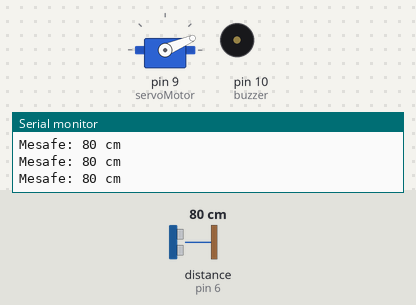
Simulated run of this sketch. Board: Arduino Uno, built with avr-gcc and run on an emulated ATmega328P. Shown: servo, buzzer (waves = sounding, pin HIGH), the last lines printed to the serial monitor. Wiring (inferred from the names in the program): ultrasonic range finder: trigger pin 7; echo pin 6. Inputs (shaded band) come from the test bench; at power-on: distance to the obstacle (sensor on pin 6) 80 cm. The echo pulse lasts 58.3 µs per cm; pins used as bus, display or sensor lines are not drawn.

Above: at 1.28 s.
1.3 s: distance to the obstacle (sensor on pin 6) set to 69 cm
At 1.7 s:
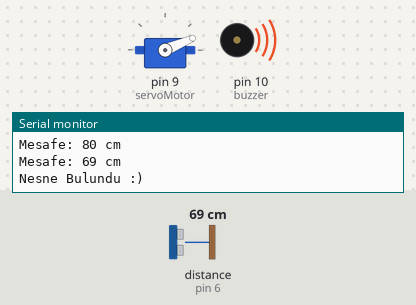
At 3.21 s:
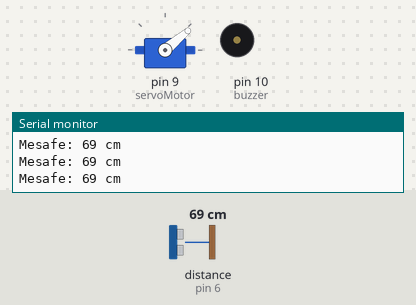
4.3 s: distance to the obstacle (sensor on pin 6) set to 4 cm
At 4.7 s:
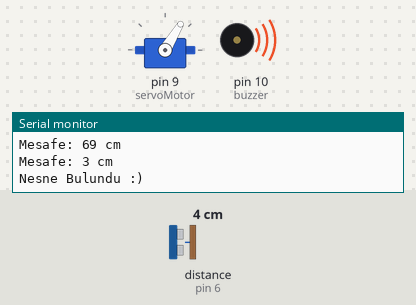
7.3 s: distance to the obstacle (sensor on pin 6) set to 2 cm
13.3 s: distance to the obstacle (sensor on pin 6) set to 299 cm
16.3 s: distance to the obstacle (sensor on pin 6) set to 286 cm
At 16.37 s:
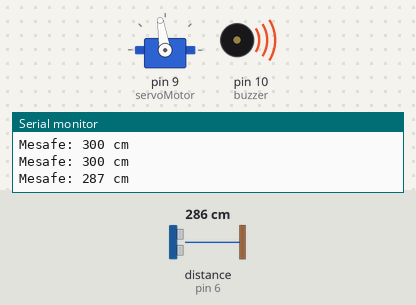
22.3 s: distance to the obstacle (sensor on pin 6) set to 9 cm
Timing chart, 0 to 29.6 s (numbered marks = the images above; inputs shaded):
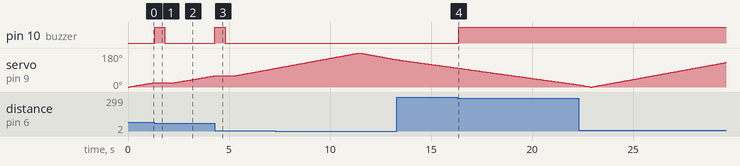

The sketch:

Servo_Ultrasonic.ino
```cpp
#include <Servo.h>
Servo servoMotor;
const int trigPin = 7;
const int echoPin = 6;
const int buzzer = 10;
long mesafe;
long sure;
long deger = 0;

/*
@author: MUSTAFA YALINIZ
*/

void setup() {
  Serial.begin(9600);
  servoMotor.attach(9);
  pinMode(trigPin, OUTPUT);
  pinMode(echoPin, INPUT);
  pinMode(buzzer,OUTPUT);
}

void loop() {

  for (int donus = 0; donus <= 180; donus += 1) {
    servoMotor.write(donus);
    delay(50);
    digitalWrite(trigPin, LOW);
    delayMicroseconds(2);
    digitalWrite(trigPin, HIGH);
    delayMicroseconds(10);
    digitalWrite(trigPin, LOW);
    sure = pulseIn(echoPin, HIGH);
    mesafe = sure / 58.0;

    Serial.print("Mesafe: ");
    Serial.print(mesafe);
    Serial.println(" cm");

    if (mesafe >= deger) {
      deger = mesafe;
      deger = deger - 10;
    }
    if (deger > mesafe) {
      Serial.println("Nesne Bulundu :)");
      digitalWrite(buzzer,HIGH);
      delay(500);
      digitalWrite(buzzer,LOW);
      delay(500);
      deger = mesafe;
    }
  }
  for (int donus = 180; donus >= 0; donus -= 1) {
    servoMotor.write(donus);
    delay(50);
    digitalWrite(trigPin, LOW);
    delayMicroseconds(2);
    digitalWrite(trigPin, HIGH);
    delayMicroseconds(10);
    digitalWrite(trigPin, LOW);
  sure = pulseIn(echoPin, HIGH);

    mesafe = sure / 58.0;

    Serial.print("Mesafe: ");
    Serial.print(mesafe);
    Serial.println(" cm");
    if (mesafe >= deger) {
      deger = mesafe;
      deger = deger - 10;
    }
    if (deger > mesafe) {
      Serial.println("Nesne Bulundu :)");
      digitalWrite(buzzer,HIGH);

      deger = mesafe;
    }
  }
}
```

Measured:
- the behaviour switches between 70 and 69 cm on distance to the obstacle (sensor on pin 6) (found by bisection; images 0 and 1)
- after the input at 1.3 s, pin 10 (buzzer): LOW → HIGH at once, → LOW 0.50 s later
- after the input at 4.3 s, pin 10 (buzzer): LOW → HIGH at once, → LOW 0.50 s later
- after the input at 16.3 s, pin 10 (buzzer): LOW → HIGH after 0.07 s
